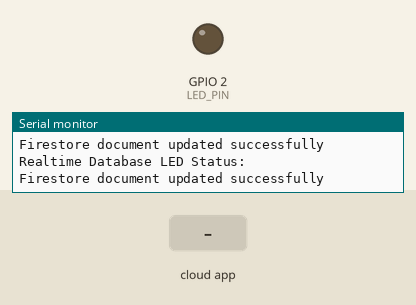
Bench run of a sketch on a simulated ESP32. On the bench: output pins drawn as LEDs (lit = HIGH), the last lines printed to the serial monitor. The inputs (shaded band) are chosen by the test bench. WiFi joins after 1.5 s; servers stay silent unless stated; the Firebase database answers and starts empty.

Above: at 5.7 s.
5.8 s: the phone or cloud app sets ledStatus to true
At 6.6 s:
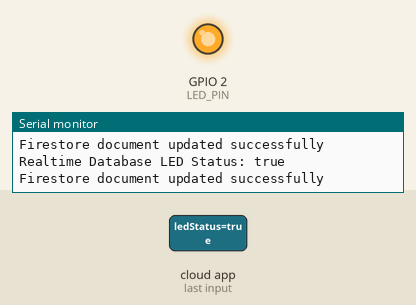
Timing chart, 0 to 8.8 s (numbered marks = the images above; inputs shaded):
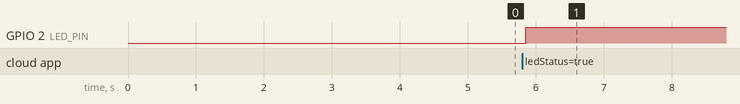

Measured:
- after the input at 5.8 s, GPIO 2 (LED_PIN): LOW → HIGH after 0.06 s

The sketch:

realtimedb.ino
```cpp
#include <WiFi.h>
#include <FirebaseESP32.h>

// Replace these with your network credentials
const char* ssid = "Wi-fi name";
const char* password = "Wi-fi psw";

// Firebase project credentials
#define API_KEY "Your Firebase Web API Key" // Your Firebase Web API Key
#define DATABASE_URL "Your Firestore Databse url" // Your Firebase Database URL
#define USER_EMAIL "Your Firebase user email" // Your Firebase user email
#define USER_PASSWORD "Your Firebase user password" // Your Firebase user password

// Built-in LED pin
#define LED_PIN 2 // GPIO 2 on ESP32 (NodeMCU)

FirebaseData firebaseData;
FirebaseAuth firebaseAuth;
FirebaseConfig config;

void setup() {
  Serial.begin(115200);

  // Set up pin mode for the built-in LED
  pinMode(LED_PIN, OUTPUT);
  digitalWrite(LED_PIN, LOW); // Ensure LED is off initially

  // Disconnect previous Wi-Fi connections
  WiFi.disconnect(true);
  delay(1000);

  // Connect to Wi-Fi
  Serial.println("Connecting to Wi-Fi");
  WiFi.begin(ssid, password);
  int attempts = 0;
  while (WiFi.status() != WL_CONNECTED && attempts < 20) {
    delay(500);
    Serial.print(".");
    attempts++;
  }
  if (WiFi.status() == WL_CONNECTED) {
    Serial.println();
    Serial.println("Connected to Wi-Fi");
  } else {
    Serial.println();
    Serial.println("Failed to connect to Wi-Fi");
    return;
  }

  // Configure Firebase
  Serial.println("Configuring Firebase");
  config.api_key = API_KEY;
  config.database_url = DATABASE_URL;
  firebaseAuth.user.email = USER_EMAIL;
  firebaseAuth.user.password = USER_PASSWORD;
  Firebase.begin(&config, &firebaseAuth);
  Firebase.reconnectWiFi(true);
  Serial.println("Firebase configured");

  // Delay to ensure Firebase is configured properly
  delay(2000);
}

void loop() {
  // Read from Realtime Database example
  if (Firebase.getString(firebaseData, "/ledStatus")) {
    String ledStatus = firebaseData.stringData();
    Serial.print("Realtime Database LED Status: ");
    Serial.println(ledStatus);

    // Example: Control built-in LED based on status from Realtime Database
    if (ledStatus == "true") {
      digitalWrite(LED_PIN, HIGH); // Turn the LED on
    } else {
      digitalWrite(LED_PIN, LOW); // Turn the LED off
    }

    // Update Firestore with new document containing updated data and timestamp
    updateFirestore(ledStatus);
  } else {
    Serial.println("Error reading Realtime Database LED status");
    Serial.println("REASON: " + firebaseData.errorReason());

    // Optional: Handle the error condition (e.g., retry, set default state)
    // digitalWrite(LED_PIN, LOW); // Set LED off by default or retry reading
  }

  delay(100); // Adjust delay as needed for polling frequency
}

void updateFirestore(String ledStatus) {
  // Generate timestamp
  String timestamp = String(millis()); // Using millis() as a simple example

  // Prepare data for Firestore
  String firestoreData = "{\"ledStatus\": \"" + ledStatus + "\", \"timestamp\": \"" + timestamp + "\"}";

  // Update Firestore document
  if (Firebase.setString(firebaseData, "/LED_updates/" + timestamp, firestoreData)) {
    Serial.println("Firestore document updated successfully");
  } else {
    Serial.println("Error updating Firestore document");
    Serial.println("REASON: " + firebaseData.errorReason());
  }
}
```
